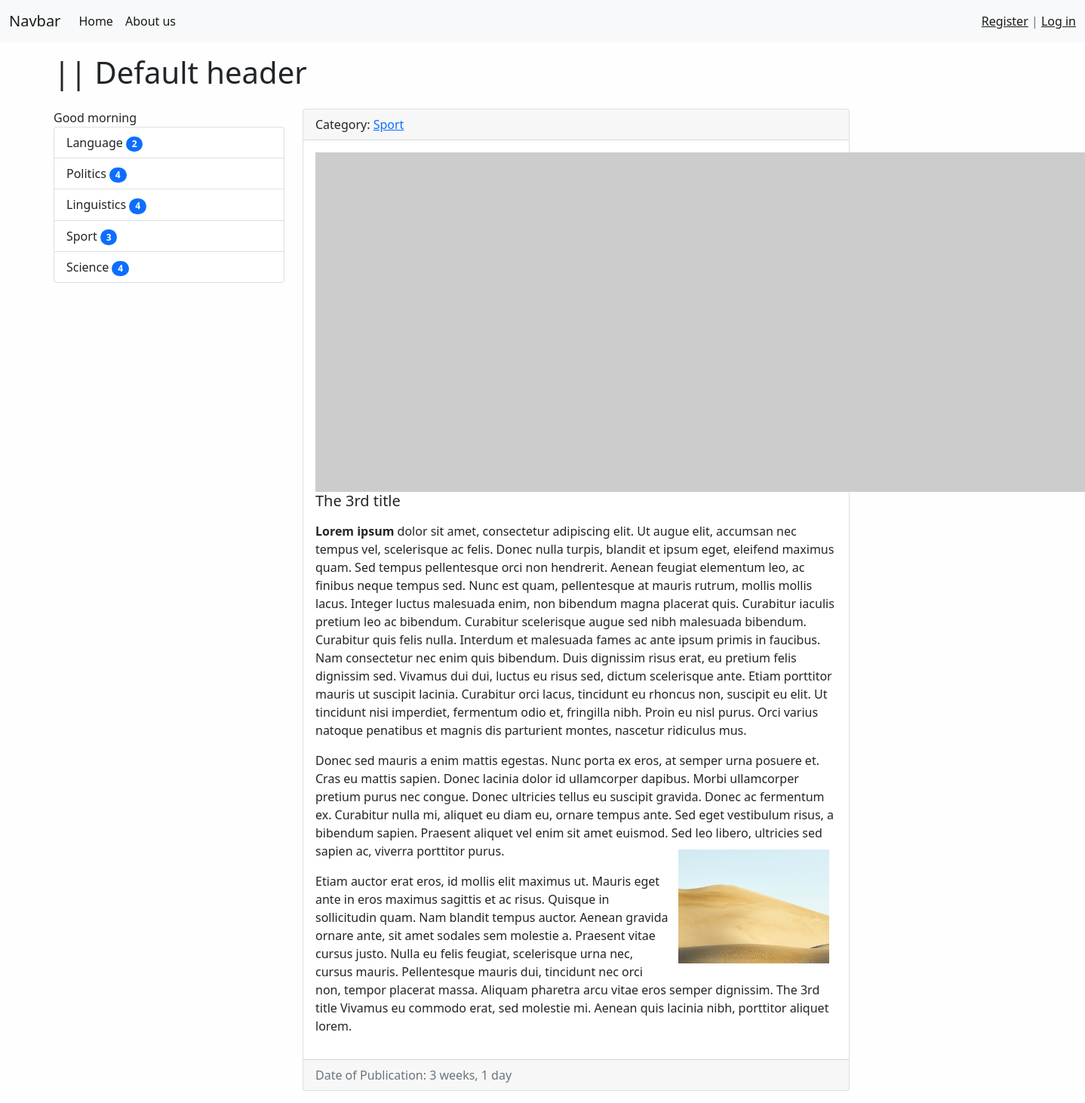
Screenshot of /post/3/ with the database file from the repository.
### article/models.py (models this page shows, shortened)
class Category(models.Model):
    objects = None
    title = models.CharField(max_length=150, db_index=True, verbose_name='Category')
    def get_absolute_url(self):
        return reverse('category', kwargs={"cat_id": self.pk})
    def __str__(self):
        return self.title
    class Meta:
        verbose_name = 'Category'
        verbose_name_plural = 'Categories'

class Article(models.Model):
    title = models.CharField(max_length=150, db_index=True, verbose_name='Title')
    content = models.TextField(blank=True, verbose_name='Post content')
    created_date = models.DateTimeField(auto_now_add=True, verbose_name='Date of publication')
    updated_date = models.DateTimeField(auto_now=True, verbose_name='Last update')
    photo = models.ImageField(upload_to="img/%Y/%m/", verbose_name='Image', blank=True)
    is_published = models.BooleanField(default=True, verbose_name='Posted')
    category = models.ForeignKey('Category', on_delete=models.PROTECT, verbose_name="Category")
    views = models.IntegerField(default=0)
    class Meta:
        verbose_name = 'article'
        verbose_name_plural = 'articles'
        ordering = ['created_date']

### article/views.py (the view)
# urls.py: path('post/<int:pk>/', ViewPost.as_view(), name='post'),
class ViewPost(DetailView):
    model = Article
    template_name = 'article/view_post.html'
    context_object_name = 'post'

### article/templatetags/article_tags.py (called while the page is built)
@register.simple_tag()
def get_categories():
    return Category.objects.all()

@register.inclusion_tag("article/list_categories.html")
def display_categories(arg1="Hello", arh2="There"):
    categories = Category.objects.annotate(cnt=Count('article', filter=F('article__is_published'))).filter(cnt__gt=0)
    return {"cats": categories, "arg1": arg1, "arh2": arh2}

### article/templates/article/view_post.html (shortened to what this page needs)
{%extends 'base.html' %}
{% block head %}
    {{ title }} || {{ block.super }}
{% endblock head %}
{% block sidebar %}
    {% include 'inc/_sidebar.html' %}
{% endblock sidebar %}
{% block content%}
        <div class="col-md-9">
            <div class="card mb-3">
              <div class="card-header">
                  Category: <a href="{{ post.category.get_absolute_url }}">{{ post.category}}</a>
              </div>
              <div class="card-body">
                  <div class="media">
                      <div class="media-body">
                      {% if post.photo %}
                        <img src="{{ post.photo.url }}" alt="" width="450" class="mr-3">
                      {% else %}
                        <img src="https://picsum.photos/id/1084/450/300?grayscale" alt="" class="mr-3">
                      {% endif %}
                          <h5 class="card-title">{{post.title}}</h5>
                          <p class="card-text">{{post.content|safe|linebreaks }}</p>
                      </div>
                  </div>
              </div>
              <div class="card-footer text-muted">
                 Date of Publication: {{post.created_date |timesince}}
              </div>
            </div>
        </div>
{% endblock content%}

### article/templates/article/list_categories.html
<div class="list-group">
    {{ arg1 }}
        {% for cat in cats %}
        {% if cur_cat == cat.pk%}
            <a
                href="{{ cat.get_absolute_url }}" class="list-group-item list-group-item-action active" aria-current="true">{{cat.title}}
                <span class="badge bg-primary rounded-pill">{{cat.cnt}}</span>
            </a>
        {% else %}
            <a
                href="{{ cat.get_absolute_url }}" class="list-group-item list-group-item-action" aria-current="true">{{cat.title}}
                <span class="badge bg-primary rounded-pill">{{cat.cnt}}</span>
            </a>
        {%endif%}
        {%endfor%}
</div>

### land_of_lang/static/css/style.css (style rules this page uses)
body { background-color: #fefefe; }

### rows the page displays
Category: title "Language", cnt "2"
Category: title "Politics", cnt "4"
Category: title "Linguistics", cnt "4"
Category: title "Sport", cnt "3"
Category: title "Science", cnt "4"
Article: category "Sport", title "The 3rd title", content "Lorem ipsum dolor sit amet, consectetur adipiscing elit. Ut augue elit, accumsan nec tempus vel, scelerisque ac felis. Donec nulla turpis, blandit et ipsum eget, eleifend maximus quam. Sed tempus pellentesque orci non hendrerit. Aenean feugiat elementum leo, ac finibus neque tempus sed. Nunc est quam, pellentesque at mauris rutrum, mollis mollis lacus. Integer luctus malesuada enim, non bibendum magna placerat quis. Curabitur iaculis pretium leo ac bibendum. Curabitur scelerisque augue sed nibh malesuada bibendum. Curabitur quis felis nulla. Interdum et malesuada fames ac ante ipsum primis in faucibus. Nam consectetur nec enim quis bibendum. Duis dignissim risus erat, eu pretium felis…", content (picture), created_date "3 weeks, 1 day"

### other values shown
{{ arg1 }} "Good morning"
